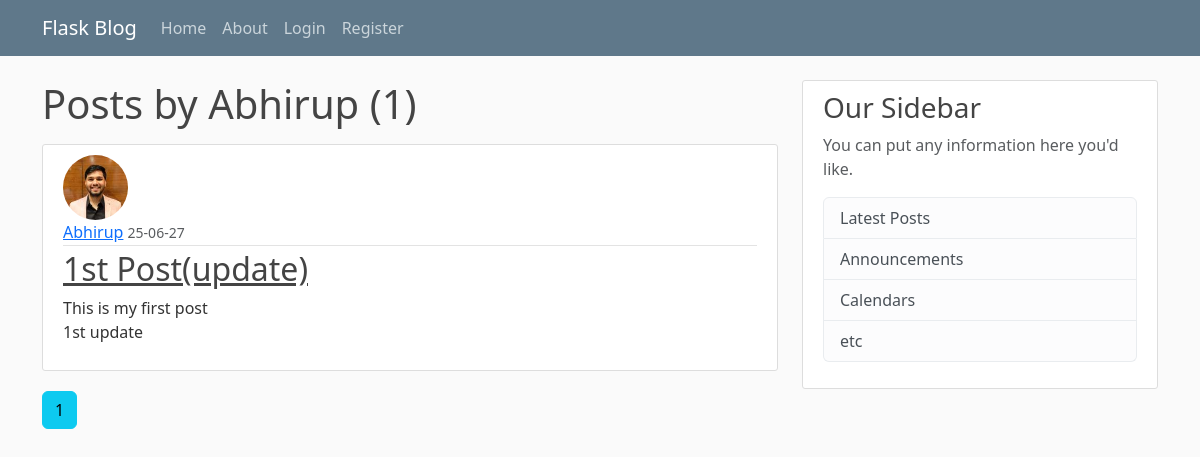
/user/Abhirup, run on an earlier commit of the app's database.
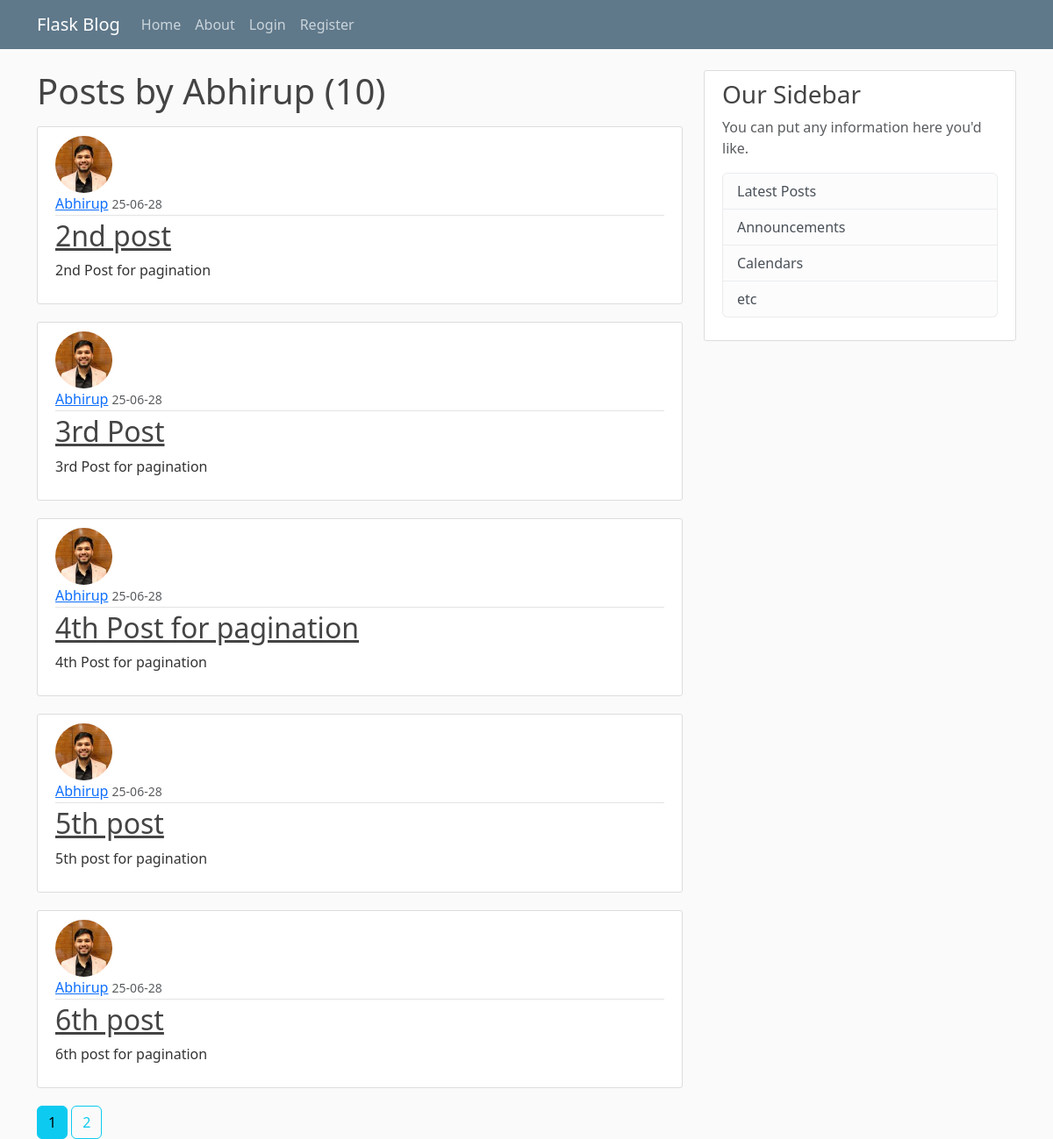
And on a later commit of the database.
### flaskblog/models.py (models this page shows, shortened)
class Post(db.Model):
    id = db.Column(db.Integer, primary_key=True)
    title = db.Column(db.String(20),nullable=False)
    date_posted = db.Column(db.DateTime, nullable=False, default=datetime.now(timezone.utc))
    content = db.Column(db.Text,nullable=False)
    user_id = db.Column(db.Integer,db.ForeignKey('user.id'),nullable=False)

class User(db.Model,UserMixin):
    id = db.Column(db.Integer, primary_key=True)
    username = db.Column(db.String(20),unique = True ,nullable=False)
    email = db.Column(db.String(120),unique=True ,nullable=False)
    image_file = db.Column(db.String(20) ,nullable=False, default='default.png')
    password = db.Column(db.String(60),nullable =False)
    posts = db.relationship('Post', backref='author',lazy=True)

### flaskblog/routes.py (the view)
@app.route("/user/<string:username>")
def user_posts(username):
    page = request.args.get('page',1,type=int)
    user=User.query.filter_by(username=username).first_or_404()
    posts=Post.query.filter_by(author=user)\
        .order_by(Post.date_posted.desc())\
        .paginate(per_page=5, page=page)
    return render_template("user_posts.html",posts=posts,user=user)

### flaskblog/templates/user_posts.html
{%  extends "layout.html" %}
{% block content %}
<h1 class="mb-3"> Posts by {{user.username}} ({{posts.total}})</h1>
    {% for post in posts.items%}
        <article class="media content-section">
            <img class = "rounded-circle article-img" src={{url_for('static',filename='profile_pics/'+post.author.image_file)}}>
            <div class="media-body">
            <div class="article-metadata">
            <a class="mr-2" href={{"url_for('user_posts',username=post.author.username)"}}>{{ post.author.username}}</a>
            <small class="text-muted">{{ post.date_posted.strftime('%y-%m-%d') }}</small>
            </div>
            <h2><a class="article-title" href="{{url_for('post',post_id=post.id)}}">{{ post.title }}</a></h2>
            <p class="article-content">{{ post.content }}</p>
            </div>
        </article>
    {%endfor%}
    {%for page_num in posts.iter_pages(left_edge=1, right_edge=1, left_current=1, right_current=1)%}
        {%if page_num%}
            {%if posts.page == page_num%}
            <a class="btn btn-info" href="{{url_for('user_posts',username=user.username,page=page_num)}}">{{page_num}}</a>
            {% else %}
            <a class="btn btn-outline-info" href="{{url_for('user_posts',username=user.username,page=page_num)}}">{{page_num}}</a>
            {% endif %}
        {% else %}
            ...
        {% endif %}
    {% endfor %}
{% endblock content %}

What changed in the data, as far as the page shows it:
no longer on this page (row unchanged): Post: image_file (picture), author.username "Abhirup", date_posted "25-06-27", title "1st Post(update)", content "This is my first post 1st update"
added Post: image_file (picture), author.username "Abhirup", date_posted "25-06-28", title "2nd post", content "2nd Post for pagination"
added Post: image_file (picture), author.username "Abhirup", date_posted "25-06-28", title "3rd Post", content "3rd Post for pagination"
added Post: image_file (picture), author.username "Abhirup", date_posted "25-06-28", title "4th Post for pagination", content "4th Post for pagination"
added Post: image_file (picture), author.username "Abhirup", date_posted "25-06-28", title "5th post", content "5th post for pagination"
added Post: image_file (picture), author.username "Abhirup", date_posted "25-06-28", title "6th post", content "6th post for pagination"
Also different on the page:
{{ posts.total }}: "1" → "10"
new list line: "2"
